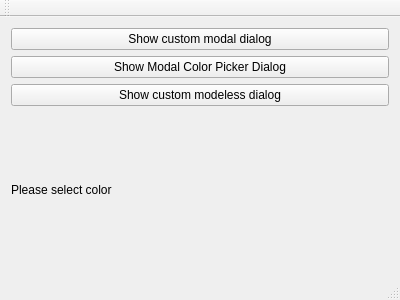
<?xml version="1.0" encoding="UTF-8"?>
<ui version="4.0">
 <class>MainWindow</class>
 <widget class="QMainWindow" name="MainWindow">
  <property name="geometry">
   <rect>
    <x>0</x>
    <y>0</y>
    <width>400</width>
    <height>300</height>
   </rect>
  </property>
  <property name="windowTitle">
   <string>MainWindow</string>
  </property>
  <widget class="QWidget" name="centralWidget">
   <layout class="QVBoxLayout" name="verticalLayout_2">
    <item>
     <widget class="QPushButton" name="btnShowMyModal">
      <property name="text">
       <string>Show custom modal dialog</string>
      </property>
     </widget>
    </item>
    <item>
     <widget class="QPushButton" name="btnShowQtModal">
      <property name="text">
       <string>Show Modal Color Picker Dialog</string>
      </property>
     </widget>
    </item>
    <item>
     <widget class="QPushButton" name="btnShowMyModeless">
      <property name="text">
       <string>Show custom modeless dialog</string>
      </property>
     </widget>
    </item>
    <item>
     <layout class="QVBoxLayout" name="verticalLayout">
      <item>
       <widget class="QLabel" name="colorResult">
        <property name="text">
         <string>Please select color</string>
        </property>
       </widget>
      </item>
     </layout>
    </item>
   </layout>
  </widget>
  <widget class="QMenuBar" name="menuBar">
   <property name="geometry">
    <rect>
     <x>0</x>
     <y>0</y>
     <width>400</width>
     <height>22</height>
    </rect>
   </property>
  </widget>
  <widget class="QToolBar" name="mainToolBar">
   <attribute name="toolBarArea">
    <enum>TopToolBarArea</enum>
   </attribute>
   <attribute name="toolBarBreak">
    <bool>false</bool>
   </attribute>
  </widget>
  <widget class="QStatusBar" name="statusBar"/>
 </widget>
 <layoutdefault spacing="6" margin="11"/>
 <resources/>
 <connections/>
</ui>
